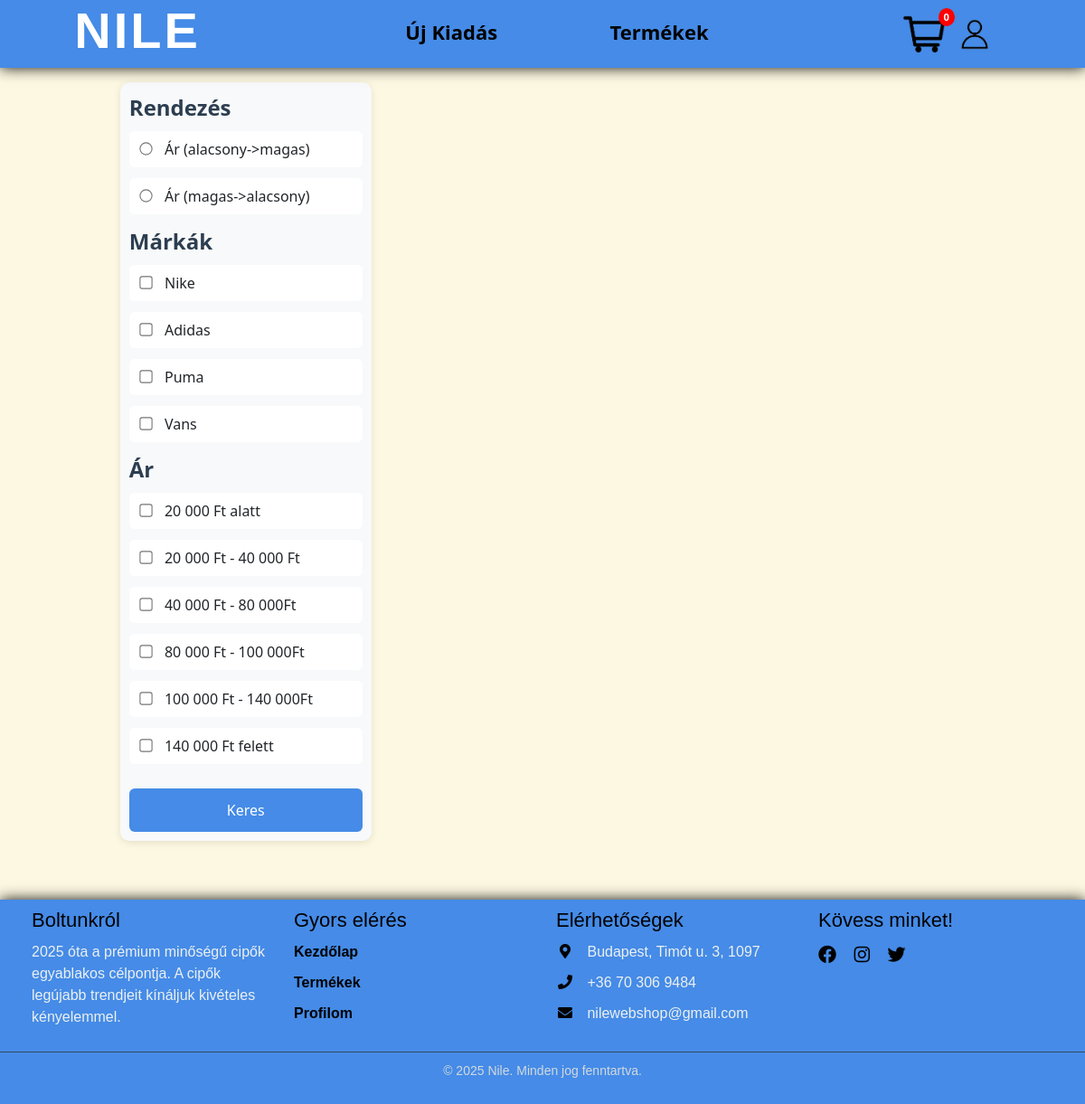
Screenshot of /termekek with the database file from the repository.
### tables this page shows
CREATE TABLE `marka` (
  `id` int(11) NOT NULL,
  `ceg` varchar(255) NOT NULL
);

### termekek.php (the view, shortened to what this page needs)
<?php require "database/db_connect.php"; ?>
<div id="minden-cipo">
	<div id="cipo-termekek">
		<div id="filter">
			<div id="rendezes-sorrend">
				<span id="sorrend-span" style="font-size: 24px; font-weight: bold;">Rendezés</span>
				<div id="alacsony-div">
					<input class="szures" id="rend-alacsony" name="rendezes-radio" value="ASC" type="radio">
					<label for="ar-alacsony">Ár (alacsony->magas)</label>
				</div>
				<div id="magas-div">
					<input class="szures" id="rend-magas" name="rendezes-radio" value="DESC" type="radio">
					<label for="ar-magas">Ár (magas->alacsony)</label>
				</div>
			</div>
			<div id="rendezes-markak">
				<span id="marka-span" style="font-size: 24px; font-weight: bold;">Márkák</span>
				<?php
					$sql= "SELECT * FROM marka";
					$result=$conn->query($sql);
					while ($row=$result->fetch_assoc()) {
						echo "<div>";
						echo "	<input class='szures' name='marka-".$row['ceg']."' id='marka-".$row['ceg']."' value='".$row['ceg']."' type='checkbox'>";
						echo'	<label for="marka-'.$row['ceg'].'">'.$row['ceg'].'</label>';
						echo"</div>";
					}
				?>
			</div>
			<div id="rendezes-ar">
				<span style="font-size: 24px; font-weight: bold;">Ár</span>
				<div>
					<input class='szures' id="ar-checkbox1" value="<20000" type="checkbox">
					<label for="ar-checkbox1">20 000 Ft alatt</label>
				</div>
				<div>
					<input class='szures' id="ar-checkbox2" value="20000 40000" type="checkbox">
					<label for="ar-checkbox2">20 000 Ft - 40 000 Ft</label>
				</div>
				<div>
					<input class='szures' id="ar-checkbox3" value="40000 80000" type="checkbox">
					<label for="ar-checkbox3">40 000 Ft - 80 000Ft</label>
				</div>
				<div>
					<input class='szures' id="ar-checkbox4" value="80000 100000" type="checkbox">
					<label for="ar-checkbox4">80 000 Ft - 100 000Ft</label>
				</div>
				<div>
					<input class='szures' id="ar-checkbox5" value="100000 140000" type="checkbox">
					<label for="ar-checkbox5">100 000 Ft - 140 000Ft</label>
				</div>
				<div>
					<input class='szures' id="ar-checkbox6" value=">140000" type="checkbox">
					<label for="ar-checkbox6">140 000 Ft felett</label>
				</div>
			</div>
			<button id="filter-gomb">Keres</button>
		</div>
		<div id="termekek-lista">
		</div>
	</div>
</div>

### style/style.css (style rules this page uses)
body { background-color: #fdf8e1; }
html, body { height: 100%; margin: 0; padding: 0; display: flex; flex-direction: column; }

### style/termekek.css (style rules this page uses)
#minden-cipo { display: flex; }
#termekek-lista { flex: 3; }
#cipo-termekek { display: flex; justify-content: center; padding: 1rem 1rem 4rem; width: 100%; }
#minden-cipo { display: flex; align-items: center; justify-content: center; }
#filter { height:fit-content; max-width: 300px; flex: 1; margin-left: 10%; background-color: #f8f9fa; border-radius: 10px; box-shadow: 0 2px 8px rgba(0, 0, 0, 0.1); padding: 10px; margin-left: 10%; }
#sorrend-span, #marka-span, #rendezes-ar span { color: #2c3e50; display: block; padding-bottom: 8px; }
#alacsony-div, #magas-div, #rendezes-markak div, #rendezes-ar div { margin-bottom: 12px; padding: 8px 12px; background-color: white; border-radius: 6px; transition: all 0.2s ease; }
.szures { margin-right: 10px; }
#filter-gomb { background-color: rgb(69, 139, 231); color: white; border: none; padding: 12px 20px; border-radius: 6px; font-size: 16px; cursor: pointer; width: 100%; transition: background-color 0.3s; margin-top: 15px; }
input[type="checkbox"], input[type="radio"] { accent-color: rgb(69, 139, 231); transform: scale(1.1); cursor: pointer; }

### style/profil.css (style rules this page uses)
body { background-color: #fdf8e1; }

### rows the page displays
marka: ceg "Nike"
marka: ceg "Adidas"
marka: ceg "Puma"
marka: ceg "Vans"
